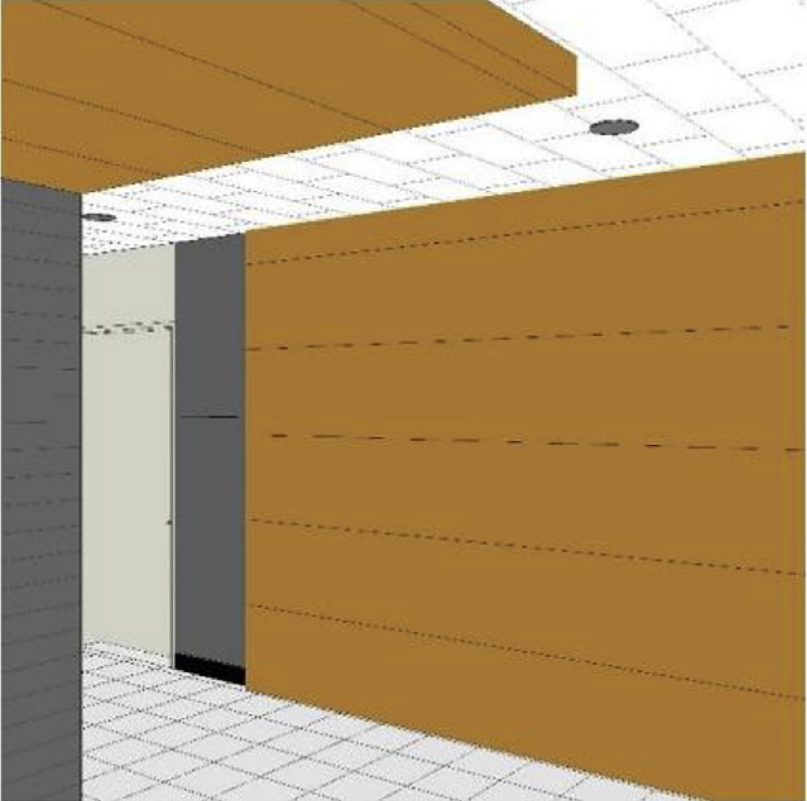
#> input picture data/paper/bim1.png, 807 x 801 px, found by its file name
$ python segment.py
#> lines starting #> are read from the running program, lines starting #| are printed output that depends on the picture; after the words box and inside, x2 and y2 are one past the last pixel; in counts of white or black regions, pixels touching at a corner belong together
import numpy as np
import cv2 as cv
from matplotlib import pyplot as plt

img = cv.imread('/home/hack/PycharmProjects/vgg/data/paper/bim1.png')
#> img is the input picture: shape (801, 807, 3); mean B, G, R 100.2, 142.1, 170.7
gray = cv.cvtColor(img, cv.COLOR_BGR2GRAY)
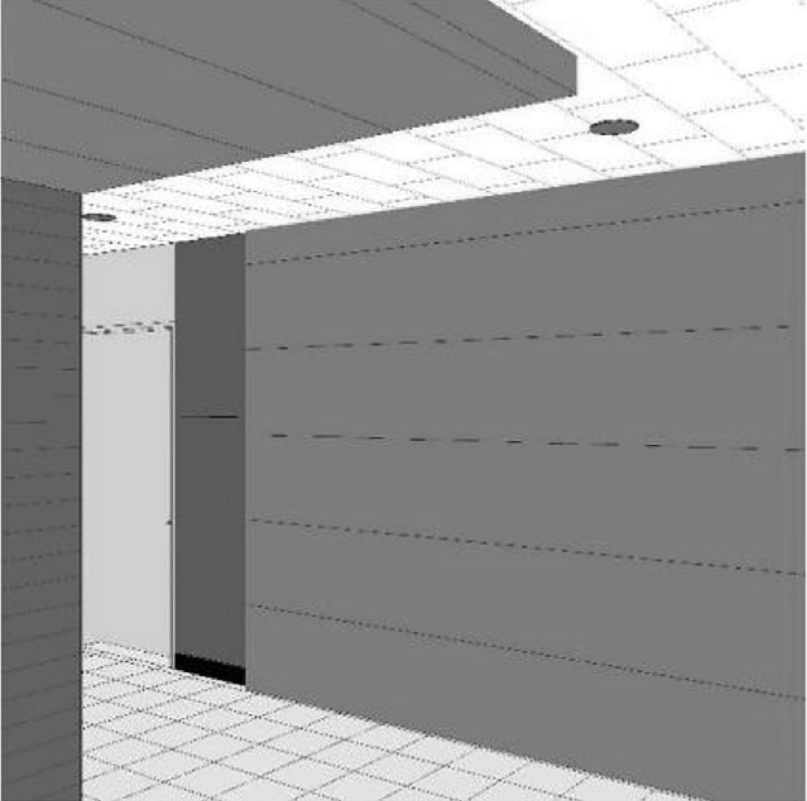
#> gray: shape (801, 807); min 0, max 255, mean 145.9
ret, thresh = cv.threshold(gray, 0, 255, cv.THRESH_BINARY_INV + cv.THRESH_OTSU)
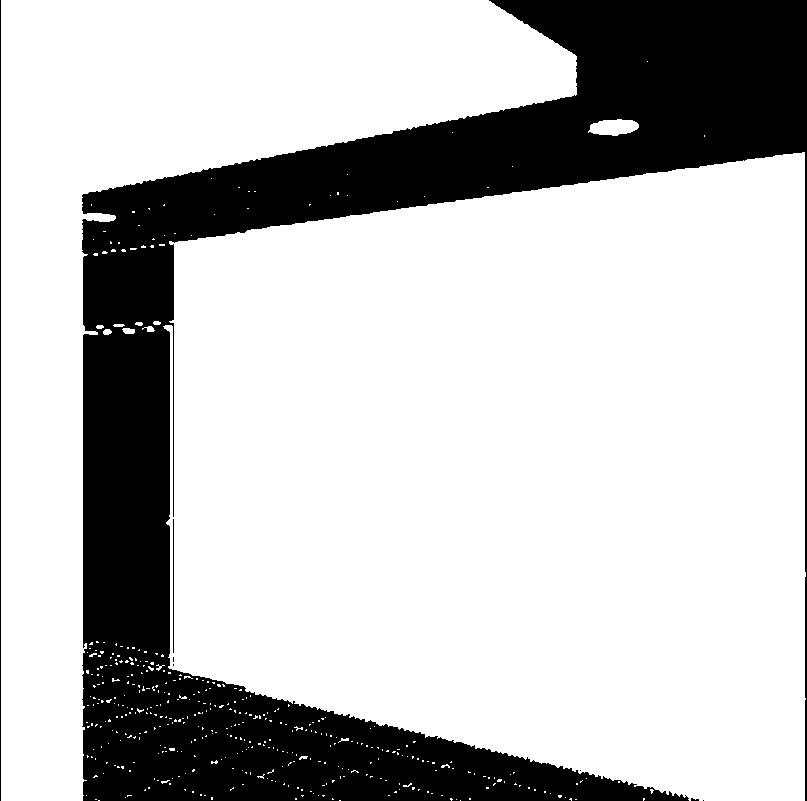
#> thresh: shape (801, 807); 75.3% white; 8 black regions (5 under 20 px), largest, box (x1, y1, x2, y2) and area: (82, 0, 807, 801) 158773, (0, 0, 1, 801) 801, (173, 519, 174, 653) 134
#> ret = 173

#> (the run stopped early here; a loop or call above may not have finished)

$ run again, with data/paper/bim2.png copied over data/paper/bim1.png
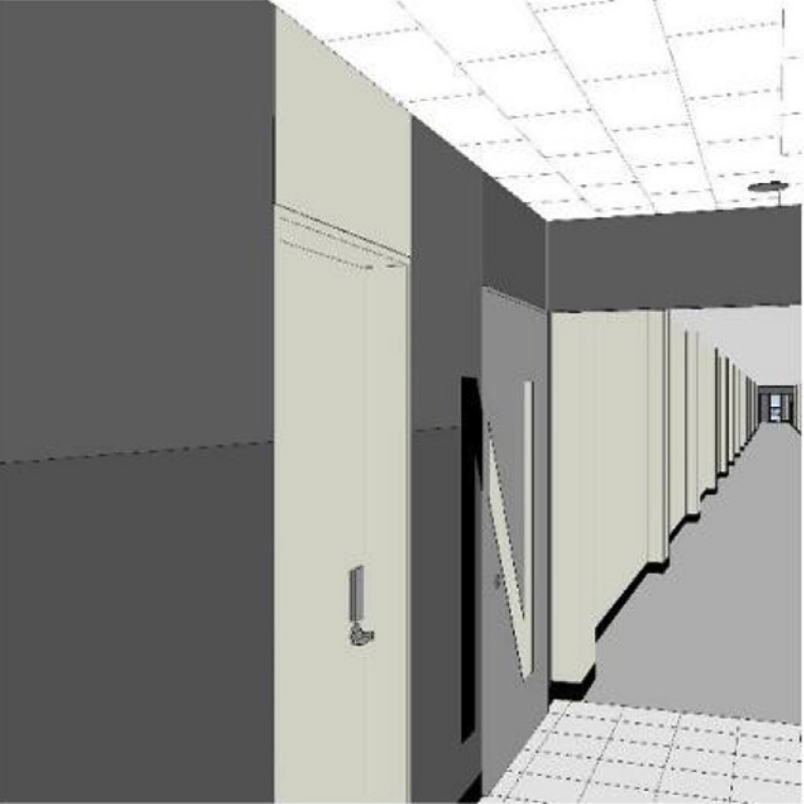
#> input picture data/paper/bim2.png, 804 x 804 px, found by its file name
#> img is the input picture: shape (804, 804, 3); mean B, G, R 146.7, 149.8, 149.6
#> `ret, thresh = cv.threshold(gray, 0, 255, cv.THRESH_BINARY_INV + cv.THR..`:
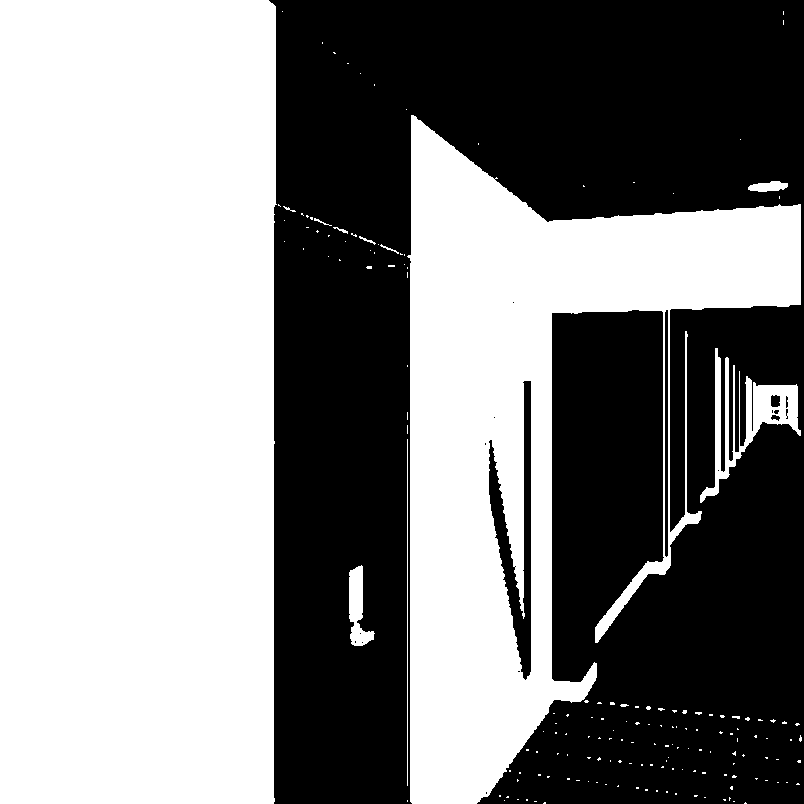
#> thresh: shape (804, 804); 52.2% white; 18 black regions (12 under 20 px), largest, box (x1, y1, x2, y2) and area: (269, 0, 804, 804) 303502, (489, 381, 531, 680) 4237, (665, 310, 668, 557) 737, (771, 395, 780, 407) 98, (771, 415, 780, 421) 34, (786, 396, 788, 408) 20
#> ret = 152
